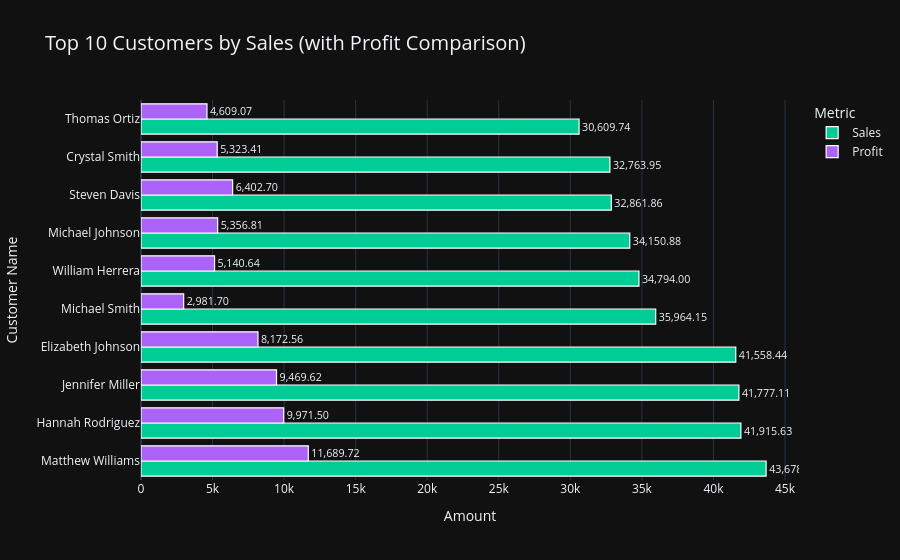

Here is the notebook cell this chart was saved with:
### Markdown cell above
***2. Top 10 Customers by Total Sales and Total Profit.***

### Code cell
by_customer = data.groupby('CustomerName').agg({
    'Sales': 'sum',
    'Profit': 'sum'
}).reset_index()

top_customers = by_customer.nlargest(10, 'Sales')

top_customers_melted = top_customers.melt(id_vars='CustomerName', var_name='Metric', value_name='Amount')

fig = px.bar( top_customers_melted, x='Amount', y='CustomerName', color='Metric', orientation='h', barmode='group',
    text=top_customers_melted['Amount'].apply(lambda x: f"{x:,.2f}"), title="Top 10 Customers by Sales (with Profit Comparison)",
    color_discrete_map=custom_colors)

fig.update_layout( xaxis_title='Amount', yaxis_title='Customer Name', template='plotly_dark', title_font_size=20,
    height=500, legend_title_text='Metric'
)

fig.update_traces(
    textposition='outside',
    marker=dict(line=dict(color='white', width=1.2))
)

fig.show()

### Figure 1 — Plotly figure (JSON) as saved in the notebook; plotly's stock layout.template omitted (floating-point values rounded to 4 significant figures)
{"data": [{"alignmentgroup": "True", "hovertemplate": "Metric=Sales<br>Amount=%{x}<br>CustomerName=%{y}<br>text=%{text}<extra></extra>", "legendgroup": "Sales", "marker": {"color": "#00cc96", "line": {"color": "white", "width": 1.2}, "pattern": {"shape": ""}}, "name": "Sales", "offsetgroup": "Sales", "orientation": "h", "showlegend": true, "text": ["43,678.59", "41,915.63", "41,777.11", "41,558.44", "35,964.15", "34,794.00", "34,150.88", "32,861.86", "32,763.95", "30,609.74"], "textposition": "outside", "type": "bar", "x": [43680.0, 41920.0, 41780.0, 41560.0, 35960.0, 34794, 34150.0, 32860.0, 32760.0, 30610.0], "xaxis": "x", "y": ["Matthew Williams", "Hannah Rodriguez", "Jennifer Miller", "Elizabeth Johnson", "Michael Smith", "William Herrera", "Michael Johnson", "Steven Davis", "Crystal Smith", "Thomas Ortiz"], "yaxis": "y"}, {"alignmentgroup": "True", "hovertemplate": "Metric=Profit<br>Amount=%{x}<br>CustomerName=%{y}<br>text=%{text}<extra></extra>", "legendgroup": "Profit", "marker": {"color": "#ab63fa", "line": {"color": "white", "width": 1.2}, "pattern": {"shape": ""}}, "name": "Profit", "offsetgroup": "Profit", "orientation": "h", "showlegend": true, "text": ["11,689.72", "9,971.50", "9,469.62", "8,172.56", "2,981.70", "5,140.64", "5,356.81", "6,402.70", "5,323.41", "4,609.07"], "textposition": "outside", "type": "bar", "x": [11690.0, 9972.0, 9470.0, 8173.0, 2982.0, 5141.0, 5357.0, 6403.0, 5323.0, 4609.0], "xaxis": "x", "y": ["Matthew Williams", "Hannah Rodriguez", "Jennifer Miller", "Elizabeth Johnson", "Michael Smith", "William Herrera", "Michael Johnson", "Steven Davis", "Crystal Smith", "Thomas Ortiz"], "yaxis": "y"}], "layout": {"autosize": true, "barmode": "group", "legend": {"title": {"text": "Metric"}, "tracegroupgap": 0}, "title": {"font": {"size": 20}, "text": "Top 10 Customers by Sales (with Profit Comparison)"}, "xaxis": {"anchor": "y", "autorange": true, "domain": [0, 1], "range": [0, 45980.0], "title": {"text": "Amount"}, "type": "linear"}, "yaxis": {"anchor": "x", "autorange": true, "domain": [0, 1], "range": [-0.5, 9.5], "title": {"text": "Customer Name"}, "type": "category"}}}
